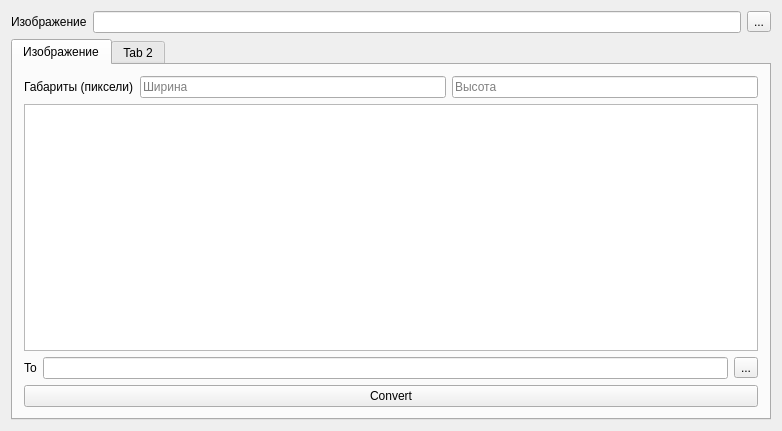
<?xml version="1.0" encoding="UTF-8"?>
<ui version="4.0">
 <class>MainWindow</class>
 <widget class="QMainWindow" name="MainWindow">
  <property name="geometry">
   <rect>
    <x>0</x>
    <y>0</y>
    <width>782</width>
    <height>431</height>
   </rect>
  </property>
  <property name="windowTitle">
   <string>MainWindow</string>
  </property>
  <widget class="QWidget" name="centralWidget">
   <layout class="QVBoxLayout" name="verticalLayout">
    <item>
     <layout class="QHBoxLayout" name="horizontalLayout">
      <item>
       <widget class="QLabel" name="label">
        <property name="text">
         <string>Изображение</string>
        </property>
       </widget>
      </item>
      <item>
       <widget class="QLineEdit" name="fromLineEdit"/>
      </item>
      <item>
       <widget class="QToolButton" name="fromToolBtn">
        <property name="text">
         <string>...</string>
        </property>
       </widget>
      </item>
     </layout>
    </item>
    <item>
     <widget class="QTabWidget" name="tabWidget">
      <property name="currentIndex">
       <number>0</number>
      </property>
      <widget class="QWidget" name="tab">
       <attribute name="title">
        <string>Изображение</string>
       </attribute>
       <layout class="QVBoxLayout" name="verticalLayout_2">
        <item>
         <layout class="QHBoxLayout" name="horizontalLayout_3">
          <item>
           <widget class="QLabel" name="label_3">
            <property name="text">
             <string>Габариты (пиксели)</string>
            </property>
           </widget>
          </item>
          <item>
           <widget class="QLineEdit" name="imgWidthLineEdt">
            <property name="inputMask">
             <string/>
            </property>
            <property name="placeholderText">
             <string>Ширина</string>
            </property>
           </widget>
          </item>
          <item>
           <widget class="QLineEdit" name="imgHeiLineEdt">
            <property name="inputMask">
             <string/>
            </property>
            <property name="placeholderText">
             <string>Высота</string>
            </property>
           </widget>
          </item>
         </layout>
        </item>
        <item>
         <widget class="QGraphicsView" name="graphicsView"/>
        </item>
        <item>
         <layout class="QHBoxLayout" name="horizontalLayout_2">
          <item>
           <widget class="QLabel" name="label_2">
            <property name="text">
             <string>To</string>
            </property>
           </widget>
          </item>
          <item>
           <widget class="QLineEdit" name="toLineEdit"/>
          </item>
          <item>
           <widget class="QToolButton" name="toToolBtn">
            <property name="text">
             <string>...</string>
            </property>
           </widget>
          </item>
         </layout>
        </item>
        <item>
         <widget class="QPushButton" name="convertBtn">
          <property name="text">
           <string>Convert</string>
          </property>
         </widget>
        </item>
       </layout>
      </widget>
      <widget class="QWidget" name="tab_2">
       <attribute name="title">
        <string>Tab 2</string>
       </attribute>
      </widget>
     </widget>
    </item>
   </layout>
  </widget>
 </widget>
 <layoutdefault spacing="6" margin="11"/>
 <resources/>
 <connections/>
</ui>
